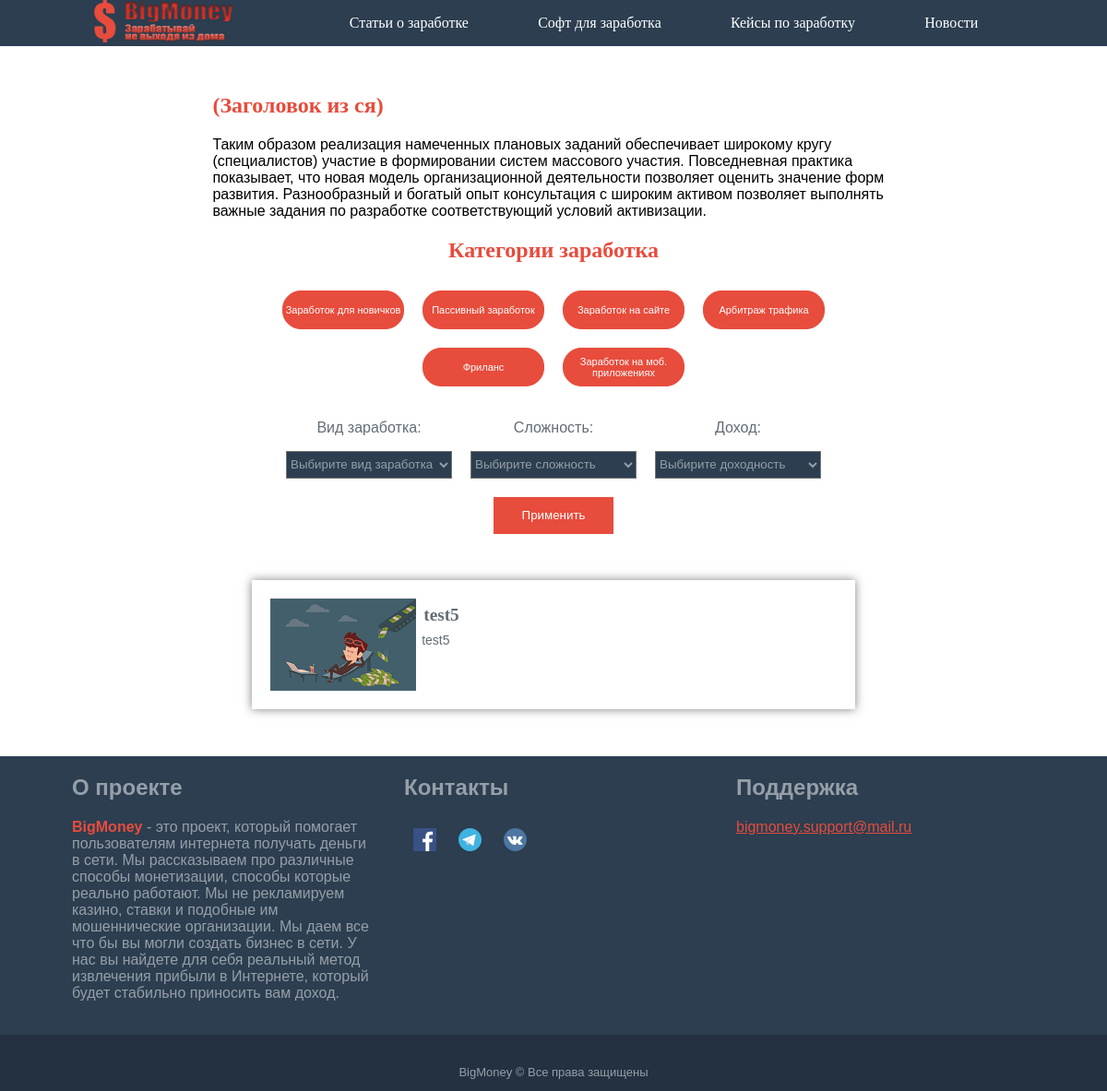
The page /post/freelance/index.php on the database as committed earlier.
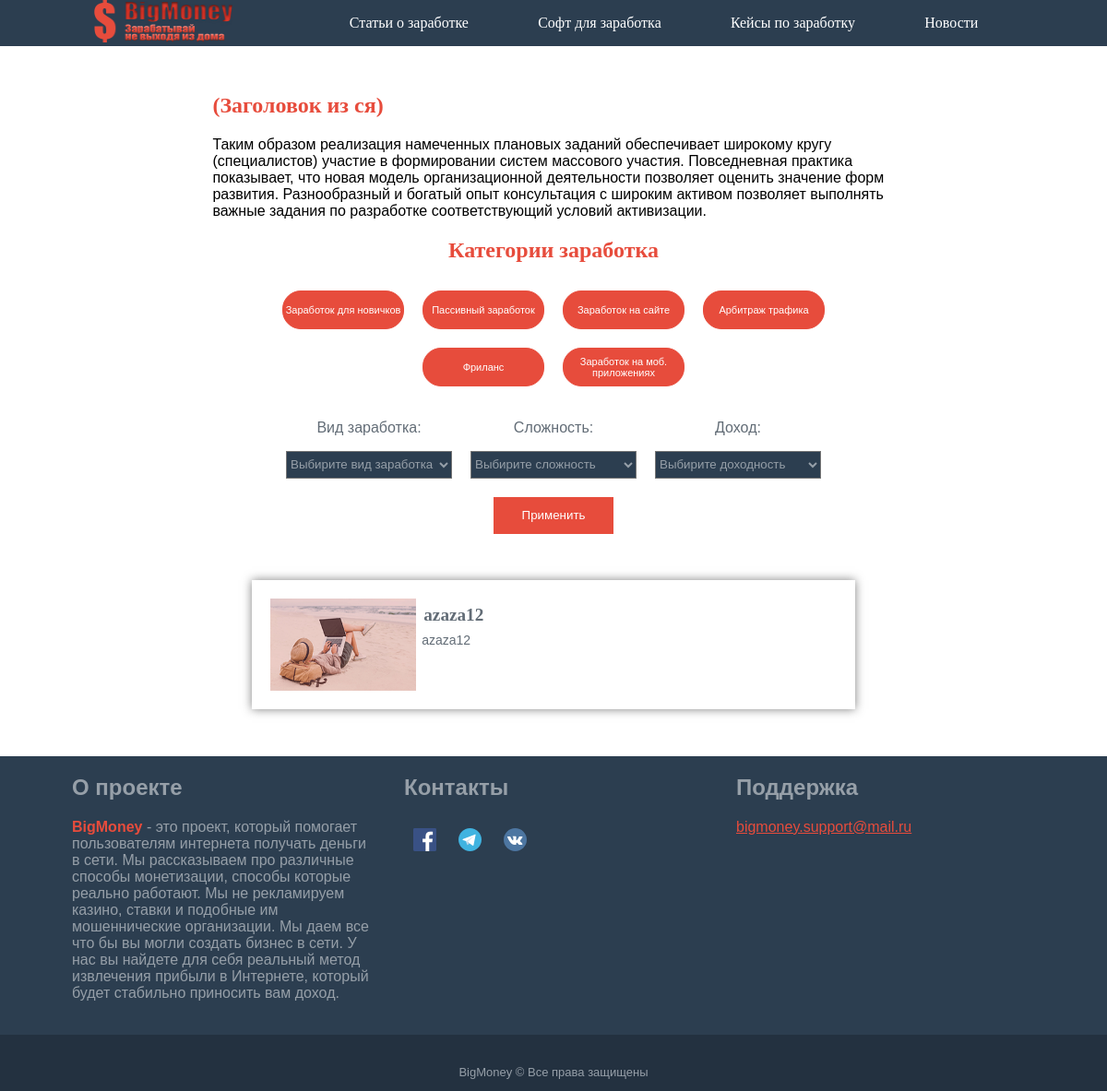
The same page on the database as committed later.
### tables this page shows
CREATE TABLE `post` (
  `id` int(11) NOT NULL,
  `name` varchar(64) NOT NULL,
  `title-braus` varchar(70) DEFAULT NULL,
  `description-braus` varchar(140) DEFAULT NULL,
  `title-katalog` varchar(60) NOT NULL,
  `description-katalog` varchar(120) NOT NULL,
  `one-title-page` varchar(56) DEFAULT NULL,
  `two-title-page` varchar(56) DEFAULT NULL,
  `one-text` text,
  `two-text` text,
  `image` text,
  `linkPartner` text,
  `plus` text,
  `minus` text,
  `money-level` varchar(56) DEFAULT NULL,
  `hard-level` varchar(56) DEFAULT NULL,
  `date` date DEFAULT NULL,
  `coments` text,
  `site` varchar(16) DEFAULT NULL,
  `freelance` varchar(16) DEFAULT NULL,
  `arbit` varchar(16) DEFAULT NULL,
  `type` varchar(56) DEFAULT NULL,
  `newUser` varchar(16) DEFAULT NULL,
  `passiv` varchar(16) DEFAULT NULL,
  `mob` varchar(16) DEFAULT NULL
);

### src/post/freelance/index.php (the view, shortened to what this page needs)
<!DOCTYPE html>
<html>
<head>
	<link rel="stylesheet" type="text/css" href="../css/style.css">
	<link rel="stylesheet" type="text/css" href="../css/modification.css">
</head>
<body>
<form method="POST" action=<?php echo $_SERVER['PHP_SELF'];?> enctype="multipart/form-data">
	<header>
		<div class="headerCenter">
			<div class="logo">
				<a href="/src/index.php"><img class="logo__img" src="../img/logo.png" alt=""></a>
			</div>
			<div class="headerCenter__menu desktop">
				<ul class="headerCenter__ul">
					<li class="headerCenter__li"><a class="headerCenter__link" href="../index.php">Статьи о заработке</a></li>
					<li class="headerCenter__li"><a class="headerCenter__link" href="/src/soft/index.php">Софт для заработка</a></li>
					<li class="headerCenter__li"><a class="headerCenter__link" href="/src/keys/index.php">Кейсы по заработку</a></li>
					<li class="headerCenter__li"><a class="headerCenter__link" href="/src/news/index.php">Новости</a></li>
				</ul>
			</div>
		</div>
	</header>
	<section class="container">
		<div class="text katalog-text">
			<h1 class="text__title">(Заголовок из ся)</h1>
			<p class="text__descript">
				Таким образом реализация намеченных плановых заданий
				обеспечивает широкому кругу (специалистов) участие в формировании систем массового участия.
				Повседневная практика показывает, что новая модель организационной деятельности
				позволяет оценить значение форм развития.
				Разнообразный и богатый опыт консультация с широким активом позволяет выполнять
				важные задания по разработке соответствующий условий активизации.
			</p>
		</div>
		<center>
		<div class="categories">
			<h2 class="categories__title">Категории заработка</h2>
			<div class="categories__flex">
				<a href="../dlya-novichkov/index.php">
					<div class="categories__button">Заработок для новичков</div>
				</a>
				<a href="../passivnyj/index.php">
					<div class="categories__button">Пассивный заработок</div>
				</a>
				<a href="../site/index.php">
					<div class="categories__button">Заработок на сайте</div>
				</a>
				<a href="../arbitraj/index.php">
					<div class="categories__button">Арбитраж трафика</div>
				</a>
				<a href="../freelance/index.php">
					<div class="categories__button">Фриланс</div>
				</a>
				<a href="../mobilnye-prilozheniya/index.php">
					<div class="categories__button">Заработок на моб. приложениях</div>
				</a>
			</div>
		</div>
		<div class="filter">
			<div class="type">
				<p class="type__text">Вид заработка:</p>
				<select class="type__select" name="type">
					<option>Выбирите вид заработка</option>
				</select>
			</div>
			<div class="type">
				<p class="type__text">Сложность:</p>
				<select class="type__select" name="hard">
					<option>Выбирите сложность</option>
				</select>
			</div>
			<div class="type">
				<p class="type__text">Доход:</p>
				<select class="type__select" name="money">
					<option>Выбирите доходность</option>
				</select>
			</div>
		</div>
		<button class="go" name="go">Применить</button>
		<div class="content">
			<?php
				$conect = mysqli_connect('localhost','root','','posting');
				if(isset($_POST['go'])){
				$hard= mysqli_real_escape_string($conect, trim($_POST['hard']));
				$money= mysqli_real_escape_string($conect, trim($_POST['money']));
				$type = mysqli_real_escape_string($conect, trim($_POST['type']));
				$state = mysqli_query($conect,"SELECT `name`, `image`, `title-katalog`, `description-katalog`, `money-level`, `hard-level`, `type` FROM `post` WHERE `freelance` = 'on'");
					while ($result_state  = mysqli_fetch_array($state)){
						$img = str_replace("/post","",$result_state['image']);
						if(($result_state['type'] == $type && $hard == 'Выбирите сложность' && $money == 'Выбирите доходность') || ($result_state['type'] == $type && $hard == $result_state['hard-level'] && $money == $result_state['money-level']) || ($result_state['type'] == $type && $hard == $result_state['hard-level']) || ($result_state['type'] == $type && $money == $result_state['money-level']) || ($type == 'Выбирите вид заработка' && $hard == $result_state['hard-level'] && $money == 'Выбирите доходность') || ($type == 'Выбирите вид заработка' && $hard == $result_state['hard-level'] && $money == $result_state['money-level']) || ($type == 'Выбирите вид заработка' && $hard == 'Выбирите сложность' && $money == $result_state['money-level']) ){
							echo
								'<a href="./'.$result_state['name'].'.php">
								<div class="content__element">
									<div class="content__img" id="imag" style="background-image:url(.'.$img.')"></div>
										<div class="content__text">
											<h2 class="content__title">'.$result_state['title-katalog'].'</h2>
											<p class="content__descript">'.$result_state['description-katalog'].'</p>
										</div>
									</div>
									</a>';
						}if($money == 'Выбирите доходность' && $hard == 'Выбирите сложность' && $type == 'Выбирите вид заработка'){
							echo
								'<a href="./'.$result_state['name'].'.php">
								<div class="content__element">
									<div class="content__img" style="background-image:url(.'.$img.')"></div>
									<div class="content__text">
										<h2 class="content__title">'.$result_state['title-katalog'].'</h2>
										<p class="content__descript">'.$result_state['description-katalog'].'</p>
									</div>
								</div>
								</a>';
						}
					}
				}else{
					$state = mysqli_query($conect,"SELECT `name`, `image`, `title-katalog`, `description-katalog`, `money-level`, `hard-level`, `type` FROM `post` WHERE `freelance` = 'on'");
					while ($result_state  = mysqli_fetch_array($state)){
					$img = str_replace("/post","",$result_state['image']);
					echo
						'<a href="./'.$result_state['name'].'.php">
						<div class="content__element">
							<div class="content__img" style="background-image:url(.'.$img.')"></div>
							<div class="content__text">
								<h2 class="content__title">'.$result_state['title-katalog'].'</h2>
								<p class="content__descript">'.$result_state['description-katalog'].'</p>
							</div>
						</div>
						</a>';
					}
				}
			?>
		</div>
		</center>
	</section>
	<footer class="footer">
		<div class="footer__center">
			<div class = "footer__element">
				<h2 class="footer__text">О проекте</h2>
				<p class="footer__text">
					<span class="footer__text big-red">BigMoney</span> - это проект, который помогает пользователям
					интернета получать деньги в сети.
					Мы рассказываем про различные способы монетизации,
					способы которые реально работают.
					Мы не рекламируем казино, ставки и подобные им мошеннические организации.
					Мы даем все что бы вы могли создать бизнес в сети.
					У нас вы найдете для себя реальный метод извлечения прибыли в Интернете,
					который будет стабильно приносить вам доход.
				</p>
			</div>
			<div class = "footer__element">
				<h2 class="footer__text">Контакты</h2>
				<img class="footer__img"src="../img/facebook.svg">
				<img class="footer__img"src="../img/telegram.svg">
				<img class="footer__img"src="../img/vk.svg">
			</div>
			<div class = "footer__element">
				<h2 class="footer__text">Поддержка</h2>
				<p class="footer__text"><a href="#" class="footer__link">bigmoney.support@mail.ru</a></p>
			</div>
		</div>
		<div class="footer__end">
			<p class="footer__text mini-text">BigMoney © Все права защищены</p>
		</div>
	</footer>
</form>
</body>
</html>

### src/post/css/style.css (style rules this page uses)
a { color:#fff;text-decoration:none }
.headerCenter__link { font-family:Impact }
.footer__text { font-family:"arial" }
.text__title { font-family:"Comic Sans MS" }
.text__descript { font-family:"arial" }
.desktop { display:flex }
.big-red { font-weight:bold;color:#E74C3C }
.mini-text { font-size:13px }
.katalog-text { margin-top:100px;text-align:left }
body { margin:0;padding:0;max-width:1920px;min-width:320px }
header,.navigation { display:flex;justify-content:center;background:#2C3E50;position:fixed;width:100%;z-index:9999 }
.headerCenter,.headerCenter__menu,.headerCenter__ul { display:flex }
.headerCenter,.headerMobile { width:83% }
.headerCenter { justify-content:space-between }
.headerCenter__ul { align-self:center;list-style-type:none;justify-content:space-around;width:100% }
.headerCenter__menu { width:80% }
.logo { display:flex;align-items:center }
.logo__img { width:150px;height:46px }
.container { width:88%;margin:0 auto;border:1px solid transparent }
.text { text-align:center;width:70%;margin-left:15% }
.text__title { color:#E74C3C }
.content { width:50%;box-shadow:0 0 10px rgba(0,0,0,0.5);padding:10px;margin-bottom:50px;margin-top:50px }
.content__element { width:100%;height:100px;display:flex;margin:10px }
.content__img { width:25%;height:100%;background-size:100% 100%;background-repeat:no-repeat;margin:0 auto }
.content__text { width:75%;height:100%;text-align:left;color:#626c76 }
.content__title { font-size:1.2em;margin:0.4em;font-family:"Comic Sans MS" }
.content__descript { margin:0.4em;font-family:"arial" }
.footer { display:flex;width:100%;justify-content:center;flex-wrap:wrap;background:#2C3E50 }
.footer__link { text-decoration:underline;color:#E74C3C }
.footer__center { width:90%;display:flex;justify-content:space-around }
.footer__end { width:100%;display:flex;justify-content:center;margin-top:20px;padding-top:20px;background:#233140 }
.footer__text { color:#969FA8 }
.footer__img { margin:10px;height:25px }
.footer__element { width:30% }
.filter { display:flex;align-items:center;justify-content:center;width:70%;flex-wrap:wrap }
.type { margin:10px }
.type__text { color:#626c76;font-family:"arial" }
.type__select { height:30px;width:180px;color:#969FA8;font-family:"arial";background:#2C3E50 }
.categories { width:70% }
.categories__flex { display:flex;justify-content:center;flex-wrap:wrap;align-items:center }
.categories__button { margin:10px;width:130px;height:40px;border:1px solid #E74C3C;background:#E74C3C;font-family:"arial";color:white;font-size:13.3333px;font-size:11px;border-radius:20px;display:flex;align-items:center;justify-content:center }
.categories__title { color:#E74C3C;font-family:"Comic Sans MS" }
.go { width:130px;height:40px;border:1px solid #E74C3C;background:#E74C3C;font-family:"arial";color:white;font-size:13.3333px;margin:10px;display:flex;align-items:center;justify-content:center }
@media screen and (min-width: 1008px) and (max-width: 1375px) { .content { width:60% } }
@media screen and (min-width: 1008px) and (max-width: 1375px) { .content__descript { font-size:14px } }

### src/post/css/modification.css (style rules this page uses)
a { color:#fff;text-decoration:none }
.headerCenter__link { font-family:Impact }
.footer__text { font-family:"arial" }
.text__title { font-family:"Comic Sans MS" }
.text__descript { font-family:"arial" }
.desktop { display:flex }
.big-red { font-weight:bold;color:#E74C3C }
.mini-text { font-size:13px }
.katalog-text { margin-top:100px;text-align:left }

Rows that differ between the two databases and show on the page:
removed post: image (picture), value "test5"
added post: image (picture), value "azaza12"
